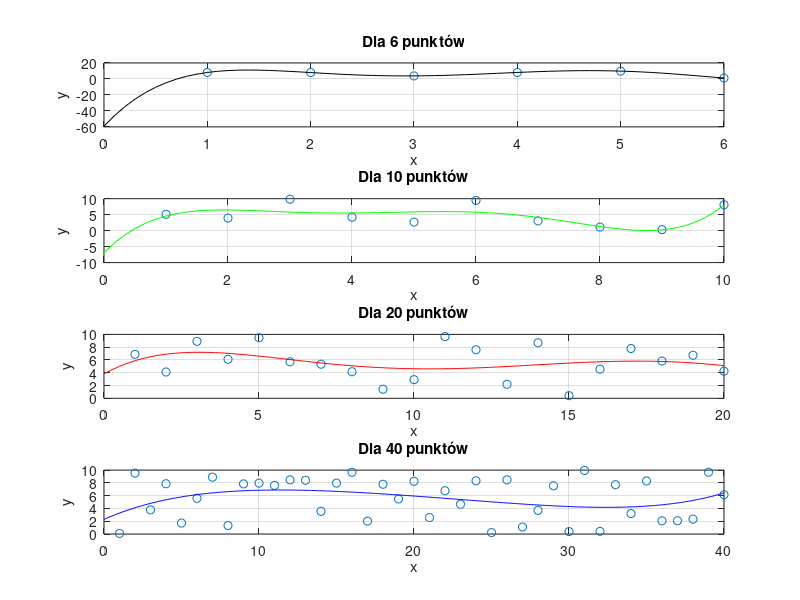

Reproduce this figure in MATLAB.
clc; close all; clear;

x = [1:6];
y = (rand(1,6)*10);
subplot(4,1,1)
xpol = [0:0.1:6];
plot(x,y,'o');
xlabel('x');
ylabel('y');
grid on;
hold on;
p5=polyfit(x,y,5);
ypol3 = polyval(p5,xpol);
plot(xpol,ypol3, 'k');
title('Dla 6 punktów');


x = [1:10];
y = (rand(1,10)*10);
subplot(4,1,2)
xpol = [0:0.1:10];
plot(x,y,'o');
xlabel('x');
ylabel('y');
grid on;
hold on;
p5=polyfit(x,y,5);
ypol3 = polyval(p5,xpol);
plot(xpol,ypol3, 'g');
title('Dla 10 punktów');


x = [1:20];
y = (rand(1,20)*10);
subplot(4,1,3)
xpol = [0:0.1:20];
plot(x,y,'o');
xlabel('x');
ylabel('y');
grid on;
hold on;
p5=polyfit(x,y,5);
ypol3 = polyval(p5,xpol);
plot(xpol,ypol3, 'r');
title('Dla 20 punktów');


x = [1:40];
y = (rand(1,40)*10);
subplot(4,1,4)
xpol = [0:0.1:40];
plot(x,y,'o');
xlabel('x');
ylabel('y');
grid on;
hold on;
p5=polyfit(x,y,5);
ypol3 = polyval(p5,xpol);
plot(xpol,ypol3, 'b');
title('Dla 40 punktów');
